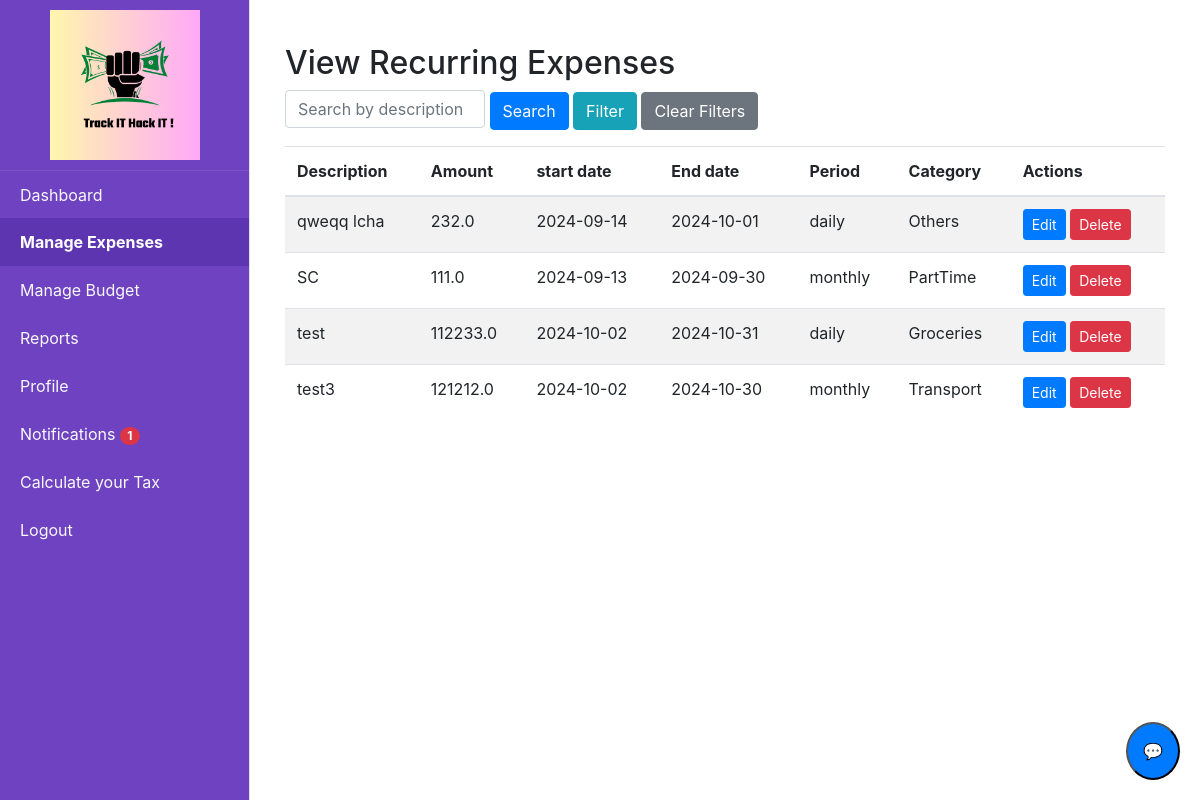
Page /view_recurring_expenses (signed in) on the committed database.
### tables this page shows
CREATE TABLE recurring_expenses (id INTEGER PRIMARY KEY AUTOINCREMENT, user_id INTEGER NOT NULL, description TEXT NOT NULL, amount REAL NOT NULL, start_date DATE NOT NULL, period TEXT NOT NULL, category_id INTEGER NOT NULL REFERENCES category (id), next_due_date DATE NOT NULL, end_date DATE, document TEXT, FOREIGN KEY (user_id) REFERENCES users (id));

CREATE TABLE category (id INTEGER PRIMARY KEY AUTOINCREMENT, name TEXT NOT NULL, is_income INTEGER DEFAULT (0));

### app.py (the view, shortened to what this page needs)
@app.route('/view_recurring_expenses', methods=['GET', 'POST'])
@login_required
def view_recurring_expenses():
    search = request.args.get('search', '')
    category = request.args.get('category', '')
    start_date = request.args.get('start_date', '')
    end_date = request.args.get('end_date', '')
    amount_comparison = request.args.get('amount_comparison', '')
    amount_value = request.args.get('amount_value', '')
    period = request.args.get('period', '')
    sort_by = request.args.get('sort_by', '')
    query = '''
        SELECT r.*, c.name AS category_name
        FROM recurring_expenses r
        JOIN category c ON r.category_id = c.id
        WHERE r.user_id = ?
    '''
    params = [current_user.id]
    if search:
        query += " AND r.description LIKE ?"
        params.append(f'%{search}%')
    if category:
        category=int(category)
        query += " AND c.id = ?"
        params.append(category)
    if start_date:
        query += " AND r.start_date >= ?"
        params.append(start_date)
    if end_date:
        query += " AND r.start_date <= ?"
        params.append(end_date)
    if period:
        print("Period:")
        print(period)
        query += " AND r.period = ?"
        params.append(period)
    expenses = query_db(query, params)
    categories = query_db('SELECT id, name, is_income FROM category')
    print(period)
    return render_template('view_recurring_expenses.html',
                           expenses=expenses,
                           search=search,
                           category_v=category,
                           start_date=start_date,
                           end_date=end_date,
                           amount_comparison=amount_comparison,
                           amount_value=amount_value,
                           period=period,
                           sort_by=sort_by
                           ,
                           categories=categories)

### app.py (called while the page is built)
@login_manager.user_loader
def load_user(user_id):
    return get_user_by_id(user_id)

@app.after_request
def after_request(response):
    response.headers["Cache-Control"] = "no-cache, no-store, must-revalidate"
    return response

@app.context_processor
def inject_unread_notifications():
    if current_user.is_authenticated:
        unread_count = query_db('''
            SELECT COUNT(*)
            FROM notifications
            WHERE user_id = ? AND is_read = 0
        ''', [current_user.id], one=True)
        return dict(unread_count=unread_count[0] if unread_count else 0)
    return dict(unread_count=0)

### database.py (called while the page is built)
def get_db():
    return sqlite3.connect(DATABASE)

def query_db(query, args=(), one=False):
    cur = get_db().execute(query, args)
    rv = cur.fetchall()
    cur.close()
    return (rv[0] if rv else None) if one else rv

def get_user_by_id(user_id):
    conn = sqlite3.connect(DATABASE)
    cursor = conn.cursor()
    cursor.execute('SELECT * FROM users WHERE id = ?', (user_id,))
    user = cursor.fetchone()
    conn.close()
    if user:
        return User(id=user[0], username=user[1], email=user[2], password=user[3])
    return None

### templates/view_recurring_expenses.html (shortened to what this page needs)
{% extends "home.html" %}
{% block content %}
<div class="container mt-4">
    <h2>View Recurring Expenses</h2>
<form  method="GET" action="{{ url_for('view_recurring_expenses') }}" class="mb-3">
 <div class="mb-3">
        <input type="text" class="form-control d-inline" id="search" name="search" value="{{ search }}" placeholder="Search by description" style="width: 200px; display: inline;">
        <button  class="btn btn-primary" id="searchBtn">Search</button>
        <button type="button" class="btn btn-info" id="filterButton">Filter</button>
        <button  type="submit" onclick="clearFilters()" class="btn btn-secondary" id="clearBtn" >Clear Filters</button>
    </div>
    </form>
    <table class="table table-striped">
        <thead>
            <tr>
                <th>Description</th>
                <th>Amount</th>
                <th>start date</th>
                <th> End date</th>
                <th> Period </th>
                <th>Category</th>
                <th>Actions</th>
            </tr>
        </thead>
        <tbody>
            {% for expense in expenses %}
            <tr>
                <td>{{ expense[2] }}</td>
                <td>{{ expense[3] }}</td>
                <td>{{ expense[4] }}</td>
                <td>{{ expense[8] }}</td>
                <td>{{ expense[5] }}</td>
                <td>{{ expense[10] }}</td>
                <td>
                    <a href="{{ url_for('edit_recurring_expense', expense_id=expense[0]) }}" class="btn btn-primary btn-sm">Edit</a>
                    <form action="{{ url_for('delete_recurring_expense', expense_id=expense[0]) }}" method="POST" style="display:inline-block;">
                        <button type="submit" class="btn btn-danger btn-sm" onclick="return confirm('Are you sure you want to delete this expense?');">Delete</button>
                    </form>
                </td>
            </tr>
            {% endfor %}
        </tbody>
    </table>
</div>
{% endblock %}

### rows in the picture
recurring_expenses: description "qweqq lcha", amount "232.0", start_date "2024-09-14", end_date "2024-10-01", period "daily", name "Others"
recurring_expenses: description "SC", amount "111.0", start_date "2024-09-13", end_date "2024-09-30", period "monthly", name "PartTime"
recurring_expenses: description "test", amount "112233.0", start_date "2024-10-02", end_date "2024-10-31", period "daily", name "Groceries"
recurring_expenses: description "test3", amount "121212.0", start_date "2024-10-02", end_date "2024-10-30", period "monthly", name "Transport"

### other values in the picture
{{ unread_count }} "1"
